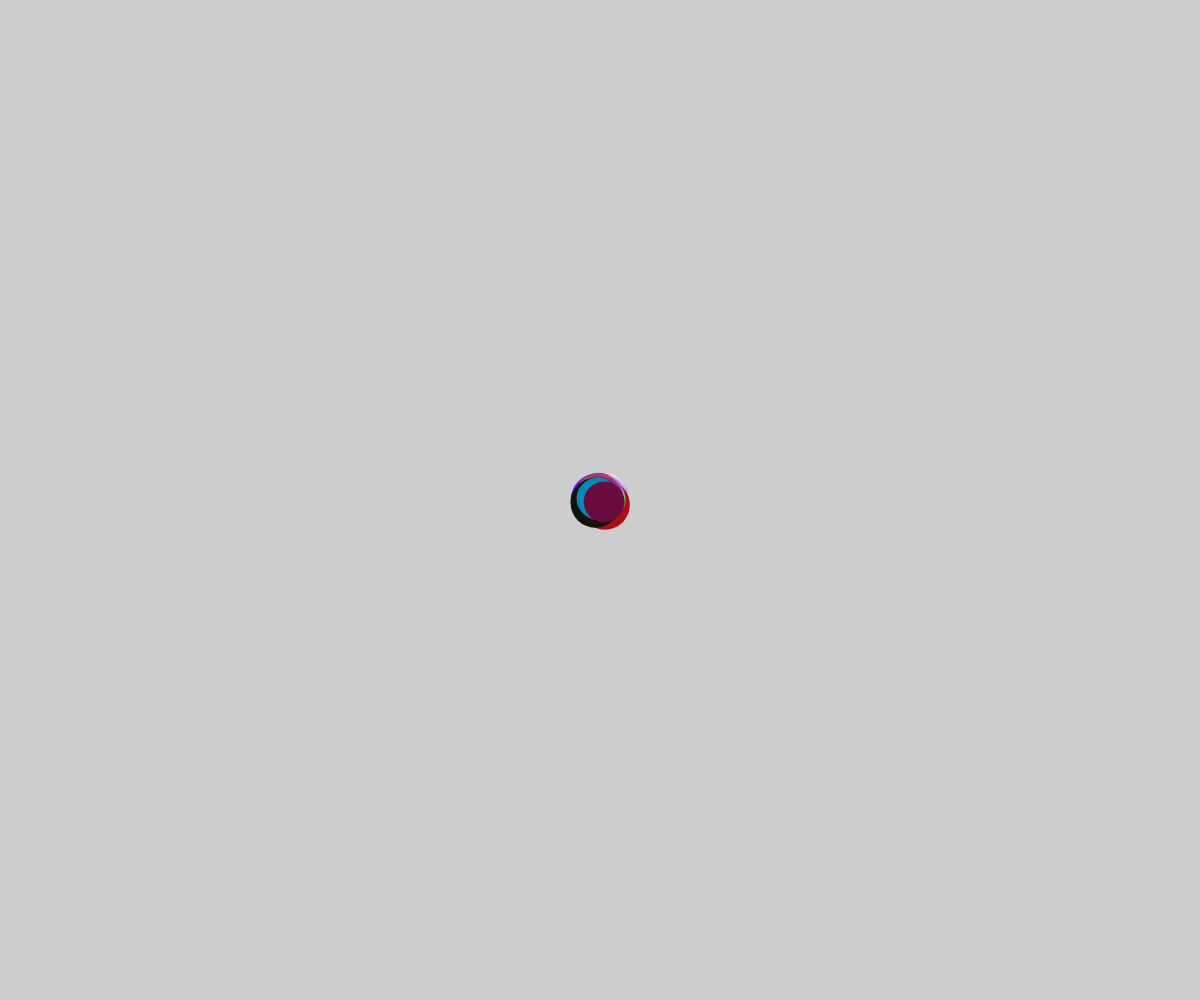
Frame 1 (no input)
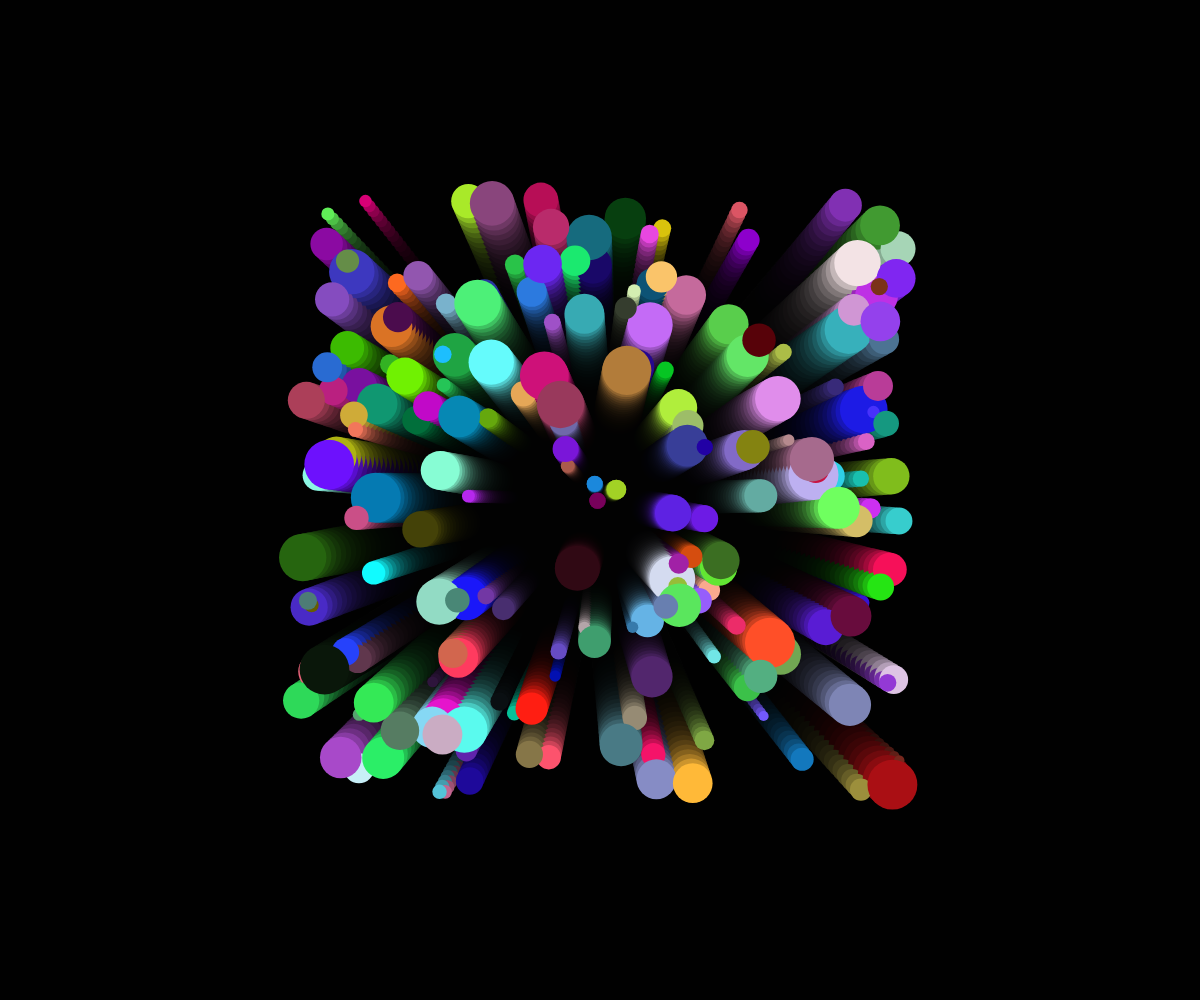
Frame 60 (no input)
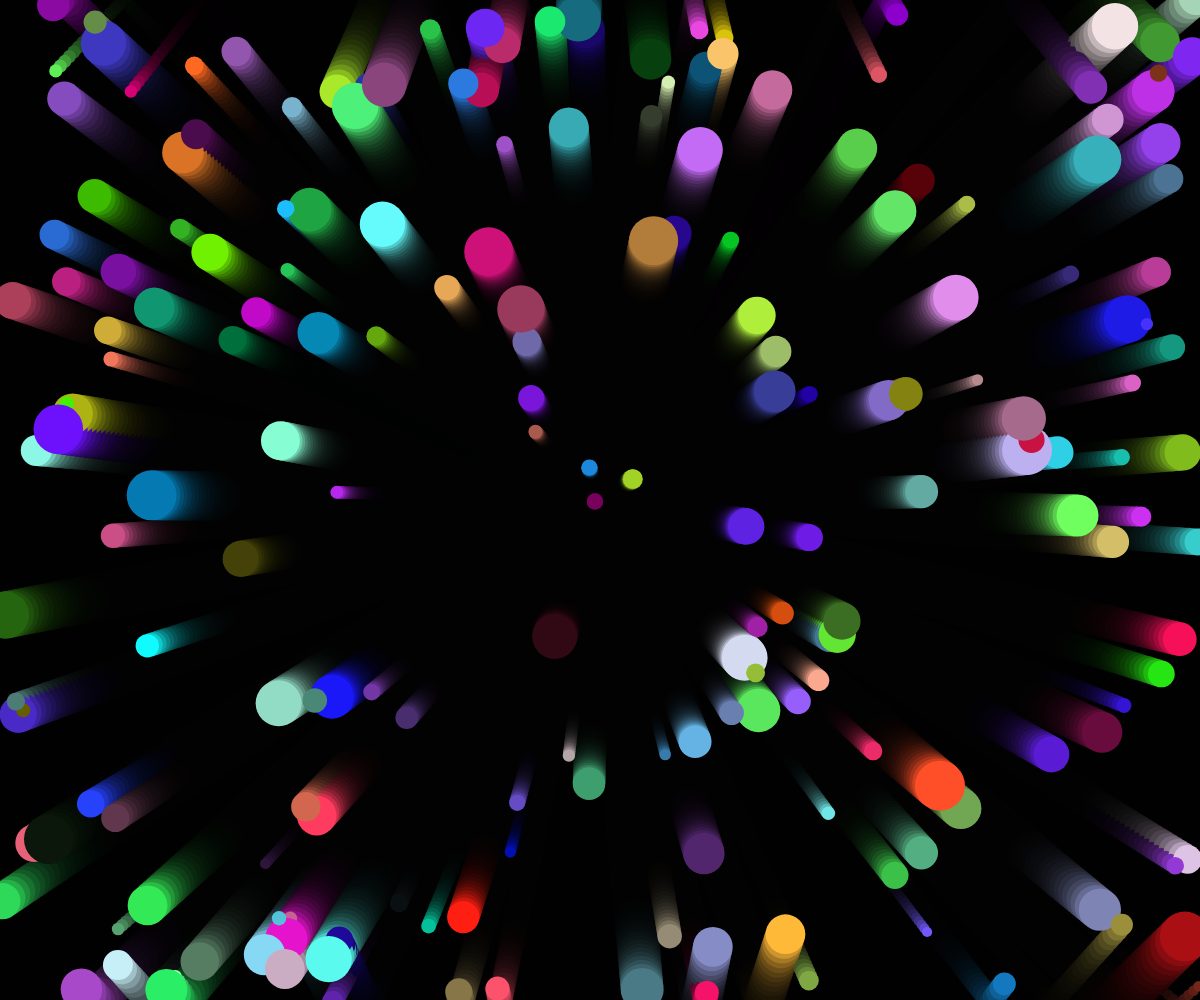
Frame 120 (the mouse pressed at the canvas centre since frame 60)

The p5.js sketch that drew these frames (run headless with seeded random() and noise() and a simulated clock; from frame 60 on, the mouse is pressed at the canvas centre):

// p5.js sketch
// ── sketch.js
// TODO: Set up how many balls we want
let ballCount = 200;
// TODO: Set up x and y position variable to equal an empty array
let x = [];
let y = [];
// TODO: Set up speed, size and color variable to equal an empty array
let xSpeed = [];
let ySpeed = [];

let r = [];
let g = [];
let b = [];

let size = [];
function setup() {
  createCanvas(windowWidth, windowHeight);

  // TODO: Create a for loop that iterates through i until it reaches the ball count value
  for (let i = 0; i < ballCount; i++) {
    // Inside the for loop:
    // TODO: Set x and y position to be the center

    x[i] = width / 2;
    y[i] = height / 2;
    // TODO: Set the speeds to be random
  xSpeed[i] = random(-5,5)
  ySpeed[i] = random(-5, 5)
    // TODO: Set the size to be random
  size[i] = random(10, 50)
    // TODO: Set the colors to be random
    r[i] = random(0,256)
    g[i] = random(0,256)
    b[i] = random(0,256)
  }
}

function draw() {
  background(0, 50);

  // TODO: Iterate through a new for loop to change the properties in order to animate the balls
 for (let i = 0; i < ballCount; i++) {
  // Inside the for loop:
  // TODO: Increment speed for x position
x[i]+= xSpeed[i];
  // TODO: Increment speed for y position
y[i]+= ySpeed[i];
  // TODO: Reverse x direction if ball hits left or right sides
if(x[i] < 0 || x[i] > width){
  xSpeed[i]*=-1;
}
  // TODO: Reverse y direction if ball hits top or bottom sides
if(y[i] < 0 || y[i] > height){
  ySpeed[i]*=-1;}
  // TODO: Set random R, G, B values
fill(r[i], g[i],b[i])
  // TODO: Style to have no strokes
noStroke();
  // TODO: Draw the bouncing balls
  ellipse(x[i], y[i], size[i], size[i])
 }
}
// ── Build_a_Library.js
class Media {

    constructor (title) {
  
      this._title = title;
      this.isCheckedOut = false;
      this._ratings = [];
    }
  
    get title() {
      return this._title;
    }
  
    get isCheckedOut() {
      return this._isCheckedOut;
    }
  
    get ratings() {
      return this._ratings;
    }
  
    set isCheckedOut(value) {
      this._isCheckedOut = value;
    }
  
    toggleCheckOutStatus() {
      this.isCheckedOut = !this.isCheckedOut;
    }
  
    getAverageRating() {
      let ratingsSum = this.ratings.reduce((accumulator, rating) =>
      accumulator + rating);
      return ratingsSum / this.ratings.length;
    }
  
    addRating(value) {
      this.ratings.push(value);
    }
  
  }
  
  class Book extends Media {
  
    constructor(author, title, pages) {
      super(title);
      this._author = author;
      this._pages = pages;
    }
  
    get author() {
      return this._author;
    }
  
    get pages() {
      return this._pages
    }
  
  }
  
  class Movie extends Media {
  
    constructor(director, title, runTime) {
      super(title);
      this._director = director;
      this._runTime = runTime;
    }
  
    get director() {
      return this._director;
    }
  
    get runTime() {
      return this._runTime;
    }
  
  }
  
  const historyOfEverything = new Book('Bill Bryson','A Short History of Nearly Everything', 544);
  historyOfEverything.toggleCheckOutStatus();
  console.log(historyOfEverything.isCheckedOut);
  historyOfEverything.addRating(4);
  historyOfEverything.addRating(5);
  historyOfEverything.addRating(5);
  console.log(historyOfEverything.getAverageRating());
  
  const speed = new Movie('Jan de Bont','Speed',116)
  speed.toggleCheckOutStatus();
  console.log(speed.isCheckedOut);
  speed.addRating(1);
  speed.addRating(1);
  speed.addRating(5);
  console.log(speed.getAverageRating());
  
// ── DogYears.js
const myAge = 22;
let earlyYears = 2;
earlyYears *= 10.5;
let lateYears = myAge - 2;
lateYears *= 4;

let myAgeInDogYears = earlyYears + lateYears;

const myName = 'Pedro'.toLowerCase();

console.log  (`My name is ${myName}. I am ${myAge} years old in human years which is ${myAgeInDogYears} years old in dog years.`)
// ── KelvinWeather.js
const kelvin = 275
// Asignamos el valor constante a la variable kelvin
const celsius = kelvin - 273
// Asignamos el valor constante de la variable celsius
let fahrenheit = celsius * (9/5) + 32
fahrenheit = Math.floor (fahrenheit)
// Asignamos el valor de la variable y redondeamos su valor
console.log(`The temperature is ${fahrenheit} degrees Fahrenheit`)

let newton = celsius + (33/100)
newton = Math.floor(newton)
console.log(`The temperature is ${newton} degrees Newton`)
// ── MagicEightBall.js
const userName = ''
if (userName) {
    console.log(`Hello,${userName}`)
}else {
  console.log('Hello!')
}

const userQuestion = ''
console.log(userQuestion)

var randomNumber = Math.floor(Math.random()*8)
var eightBall = ''

switch (randomNumber){
  case 0 :
    eightBall ='It is certain'
    break;
  case 1:
    eightBall = 'It is decidedly so'
    break;
  case 2:
    eightBall = 'Reply hazy try again'
    break;
  case 3:
    eightBall = 'Cannot predict now'
    break;
  case 4:
    eightBall = 'Do not count on it'
    break;
  case 5:
    eightBall = 'My sources say no'
    break;
  case 6:
     eightBall = 'Outlook not so good'
    break;
  case 7:
    eightBall = 'Signs point to yes'
    break;
}

console.log(eightBall)
// ── RaceDay.js
let raceNumber = Math.floor(Math.random() * 1000);
const registeredEarly = false
const runnerAge = 17

if (runnerAge >= 18 && registeredEarly) {
  raceNumber += 1000
}

if (runnerAge >= 18 && registeredEarly) {
  console.log(`You will race at 9:30 am, with number: ${raceNumber}`)
}else if (runnerAge >= 18 && !registeredEarly){
  console.log(`You will race at 11:00 am, with number: ${raceNumber}`)
}else if (runnerAge < 18){
  console.log (`You will race at 12:30 pm, with number: ${raceNumber}`)
}else {
  console.log('See the registration desk')
}


// ── Rock_Paper_Scissors.js
const getUserChoice = userInput => {
    if (userInput === 'rock' || userInput ==='paper' || userInput=== 'scissors') {
      return userInput
    } else {
      console.log('Error')
    }
    }
    
    console.log(getUserChoice('rock'))
    
    function getComputerChoice () {
     var randomNumber = Math.floor(Math.random()*3)
      
    switch (randomNumber) {
      case 0 :
        return 'rock'
        break;
      case 1:
        return 'paper'
        break;
      case 2:
      return 'scissors'
      break;
    }
    }
    
    console.log(getComputerChoice())
    
    function determineWinner(userChoice, computerChoice) {
      if (userChoice === computerChoice) {
        return 'Game is TIE'
      }
      if (userChoice === 'rock' && computerChoice === 'paper'){
        return 'Computer WON'
      }else {
        return 'User WON'
      }
      if (userChoice === 'paper' && computerChoice === 'rock') {
        return 'User WON' 
      }else {
      return 'Computer WON'
      }
        if (userChoice === 'scissor' && computerChoice === 'paper'){
        return 'User WON' 
      }else {
      return 'Computer WON'
      }
     
    }
    
    function playGame(){
      var userChoice = getUserChoice('paper')
      var computerChoice = getComputerChoice()
      console.log(userChoice)
      console.log(computerChoice)
      console.log(determineWinner(userChoice,computerChoice))
    }
    playGame()
// ── SleepDebtCalculator.js
function getSleepHours(day){
    switch (day){
      case 'Monday':
      return 8
      break;
      case 'Tuesday':
      return 6
      break;
      case 'Wednesday':
      return 8
      break;
      case 'Thursday':
      return 7
      break;
      case 'Friday':
      return 5
      break;
      case 'Saturday':
      return 6
      break;
      case 'Sunday':
      return 10
      break;
    }
  }
  console.log(getSleepHours('Sunday'))
  
  function getActualSleepHours() {
  return getSleepHours('Monday') + getSleepHours('Tuesday') + getSleepHours('Wednesday') + getSleepHours('Thursday') + getSleepHours('Friday') + getSleepHours('Saturday') + getSleepHours('Sunday')
  }
  
  function getIdealSleepHours() {
    const idealHours = 8
    return idealHours * 7
  }
  console.log(getActualSleepHours())
  console.log(getIdealSleepHours())
  
  function calculateSleepDebt() {
    const actualSleepHours = getActualSleepHours()
    const idealSleepHours = getIdealSleepHours()
  
  if (actualSleepHours === idealSleepHours){
    console.log ('You got ' + (idealSleepHours - actualSleepHours) + ' perfect amount of  hour(s) sleep.')
    }
  
  if (actualSleepHours > idealSleepHours) {
    console.log('You got ' + (idealSleepHours - actualSleepHours) + ' hour(s) more sleep than you needed this week.')
  }
  
  if (actualSleepHours < idealSleepHours) {
    console.log('You got ' + (idealSleepHours - actualSleepHours) + ' hour(s) less sleep than you needed this week. Get some rest.')
  }
  }
  console.log(calculateSleepDebt())
